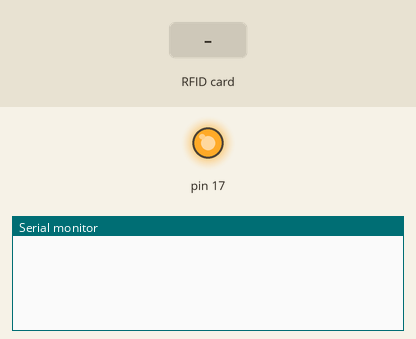
Recording of a sketch running on a simulated Arduino Leonardo, built with avr-gcc and run on an emulated ATmega32U4. Shown: output pins drawn as LEDs (lit = HIGH), the last lines printed to the serial monitor. The inputs (shaded band) are chosen by the test bench. USB keyboard and mouse output is not drawn.

Above: at 1.2 s.
1.3 s: RFID card 5E 7A 19 C4 held to the reader
At 1.7 s:
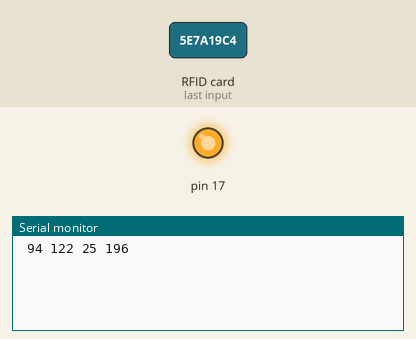
At 2.6 s:
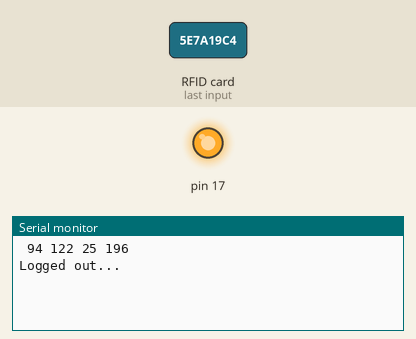

Measured:
- after the input at 1.3 s, the serial monitor: prints a new line at once (image 1)

The sketch:

RFID_LOGIN.ino
```cpp
#include <SPI.h>
#include <MFRC522.h>
#include "Keyboard.h"

#define SS_PIN 10
#define RST_PIN 9

MFRC522 rfid(SS_PIN, RST_PIN);

MFRC522::MIFARE_Key key;


//Leonardo Var
char ctrlKey = KEY_LEFT_CTRL;
char altKey =  KEY_LEFT_ALT;


byte nuidPICC[4];
byte knownTac[4] = {100, 255, 015, 187};
boolean KNOW = true;

void setup() {
  Serial.begin(9600);
  SPI.begin();
  Keyboard.begin();
  rfid.PCD_Init();

  for (byte i = 0; i < 6; i++) {
    key.keyByte[i] = 0xFF;
  }
}

void loop() {


  if ( ! rfid.PICC_IsNewCardPresent())
    return;

  if ( ! rfid.PICC_ReadCardSerial())
    return;

  MFRC522::PICC_Type piccType = rfid.PICC_GetType(rfid.uid.sak);

  // Check is the PICC of Classic MIFARE type
  if (piccType != MFRC522::PICC_TYPE_MIFARE_MINI &&
      piccType != MFRC522::PICC_TYPE_MIFARE_1K &&
      piccType != MFRC522::PICC_TYPE_MIFARE_4K) {
    //Serial.println(F("Your tag is not of type MIFARE Classic."));
    return;
  }

  if (rfid.uid.uidByte[0] != nuidPICC[0] ||
      rfid.uid.uidByte[1] != nuidPICC[1] ||
      rfid.uid.uidByte[2] != nuidPICC[2] ||
      rfid.uid.uidByte[3] != nuidPICC[3] ) {

    for (byte i = 0; i < 4; i++) {
      nuidPICC[i] = rfid.uid.uidByte[i];
    }

    printDec(rfid.uid.uidByte, rfid.uid.size);
    Serial.println();

    for (int i = 0; i < 4; i++) {
      if (knownTac[i] != nuidPICC[i]) {
        KNOW = false;
      } else {
        KNOW = true;
      }
    }

  }
  else

  rfid.PICC_HaltA();

  rfid.PCD_StopCrypto1();

  if (KNOW) {
    Keyboard.press('1');
    delay(10);
    Keyboard.press('9');
    delay(10);
    Keyboard.press(KEY_RETURN);
    Keyboard.releaseAll();
    delay(500);
    Serial.print("Logged in...");
  } else {
    Keyboard.press(ctrlKey);
    delay(10);
    Keyboard.press(altKey);
    delay(10);
    Keyboard.press('l');
    delay(10);
    Keyboard.releaseAll();
    delay(500);
    Serial.print("Logged out...");
  }
}


/**
   Helper routine to dump a byte array as hex values to Serial.

void printHex(byte *buffer, byte bufferSize) {
  for (byte i = 0; i < bufferSize; i++) {
    Serial.print(buffer[i] < 0x10 ? " 0" : " ");
    Serial.print(buffer[i], HEX);
  }
}
*/


/**
   Helper routine to dump a byte array as dec values to Serial.
*/
void printDec(byte *buffer, byte bufferSize) {
  for (byte i = 0; i < bufferSize; i++) {
    Serial.print(buffer[i] < 0x10 ? " 0" : " ");
    Serial.print(buffer[i], DEC);
  }
}
```
